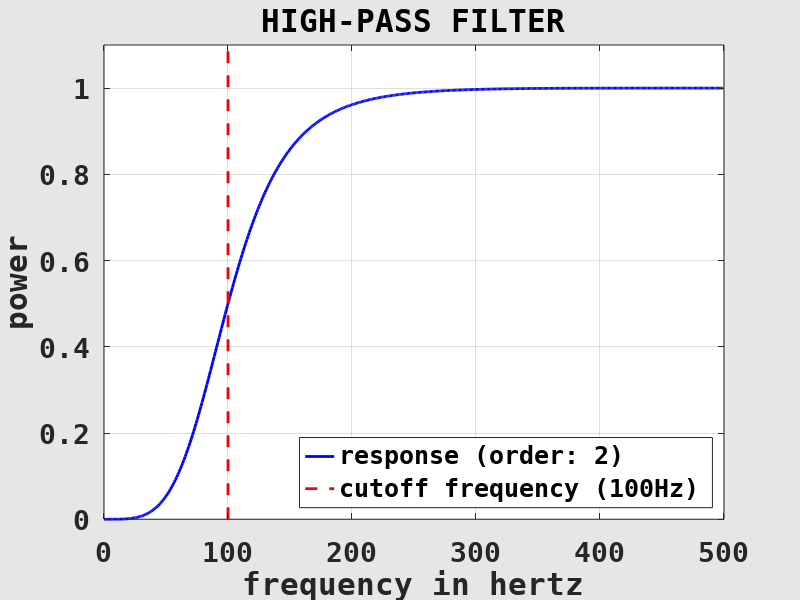
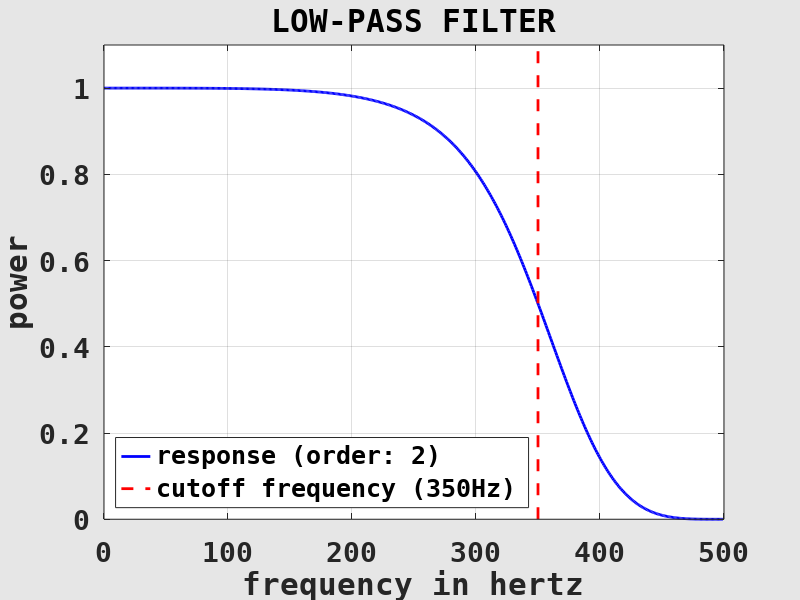

Reproduce these figures in MATLAB, in order.
clearvars( '-except', '-regexp', '^fig\d*$' );

	% -----------------------------------------------------------------------
	% setup commonly used second-order butterworth filters
	% -----------------------------------------------------------------------
fS = 1000; % sampling rate
order = 2; % filter order
cuthigh = 100; % cutoff frequencies
cutlow = 350;

[blow, alow] = butter( order, cutlow / (fS/2), 'low' );
[bhigh, ahigh] = butter( order, cuthigh / (fS/2), 'high' );

	% -----------------------------------------------------------------------
	% get filter responses
	% -----------------------------------------------------------------------
[hlow, flow] = freqz( blow, alow, 512, fS );
[hhigh, fhigh] = freqz( bhigh, ahigh, 512, fS );

	% -----------------------------------------------------------------------
	% plot high-pass filter
	% THIS PART IS NOT IMPORTANT FOR FOLLOWING THE LECTURE!
	% -----------------------------------------------------------------------
if exist( 'fig1', 'var' ) ~= 1 || ~ishandle( fig1 ) % prepare figure window
	fig1 = figure( ...
		'Color', [0.9, 0.9, 0.9], 'InvertHardcopy', 'off', ...
		'PaperPosition', [0, 0, 8, 6], ...
		'defaultAxesFontName', 'DejaVu Sans Mono', 'defaultAxesFontSize', 20, 'defaultAxesFontWeight', 'bold', ...
		'defaultAxesNextPlot', 'add', ...
		'defaultAxesBox', 'on', 'defaultAxesLayer', 'top', ...
		'defaultAxesXGrid', 'on', 'defaultAxesYGrid', 'on' );
end

figure( fig1 ); % set and clear current figure
clf( fig1 );

set( fig1, 'Name', 'HIGH-PASS FILTER' ); % set labels
title( get( fig1, 'Name' ) );

xlabel( 'frequency in hertz' );
ylabel( 'power' );

xlim( [0, fS/2] );
ylim( [0, 1] * 1.1 );

plot( fhigh, abs( hhigh ).^2, ... % plot filter response
	'Color', 'blue', 'LineWidth', 2 );

plot( [1, 1] * cuthigh, get( gca(), 'XLim' ), ... % cutoff frequency
	'Color', 'red', 'Linewidth', 2, 'LineStyle', '--' );

legend( ... % show legend
	{sprintf( 'response (order: %d)', order ), sprintf( 'cutoff frequency (%.0fHz)', cuthigh )}, ...
	'Location', 'southeast' );
	
	% -----------------------------------------------------------------------
	% plot low-pass filter
	% THIS PART IS NOT IMPORTANT FOR FOLLOWING THE LECTURE!
	% -----------------------------------------------------------------------
if exist( 'fig2', 'var' ) ~= 1 || ~ishandle( fig2 ) % prepare figure window
	fig2 = figure( ...
		'Color', [0.9, 0.9, 0.9], 'InvertHardcopy', 'off', ...
		'PaperPosition', [0, 0, 8, 6], ...
		'defaultAxesFontName', 'DejaVu Sans Mono', 'defaultAxesFontSize', 20, 'defaultAxesFontWeight', 'bold', ...
		'defaultAxesNextPlot', 'add', ...
		'defaultAxesBox', 'on', 'defaultAxesLayer', 'top', ...
		'defaultAxesXGrid', 'on', 'defaultAxesYGrid', 'on' );
end

figure( fig2 ); % set and clear current figure
clf( fig2 );

set( fig2, 'Name', 'LOW-PASS FILTER' ); % set labels
title( get( fig2, 'Name' ) );

xlabel( 'frequency in hertz' );
ylabel( 'power' );

xlim( [0, fS/2] );
ylim( [0, 1] * 1.1 );

plot( flow, abs( hlow ).^2, ... % plot filter response
	'Color', 'blue', 'LineWidth', 2 );

plot( [1, 1] * cutlow, get( gca(), 'XLim' ), ... % cutoff frequency
	'Color', 'red', 'Linewidth', 2, 'LineStyle', '--' );

legend( ... % show legend
	{sprintf( 'response (order: %d)', order ), sprintf( 'cutoff frequency (%.0fHz)', cutlow )}, ...
	'Location', 'southwest' );
	
	% -----------------------------------------------------------------------
	% write plot images
	% THIS PART IS NOT IMPORTANT FOR FOLLOWING THE LECTURE!
	% -----------------------------------------------------------------------
print( fig1, 'filters_high', '-depsc2' );
print( fig2, 'filters_low', '-depsc2' );

